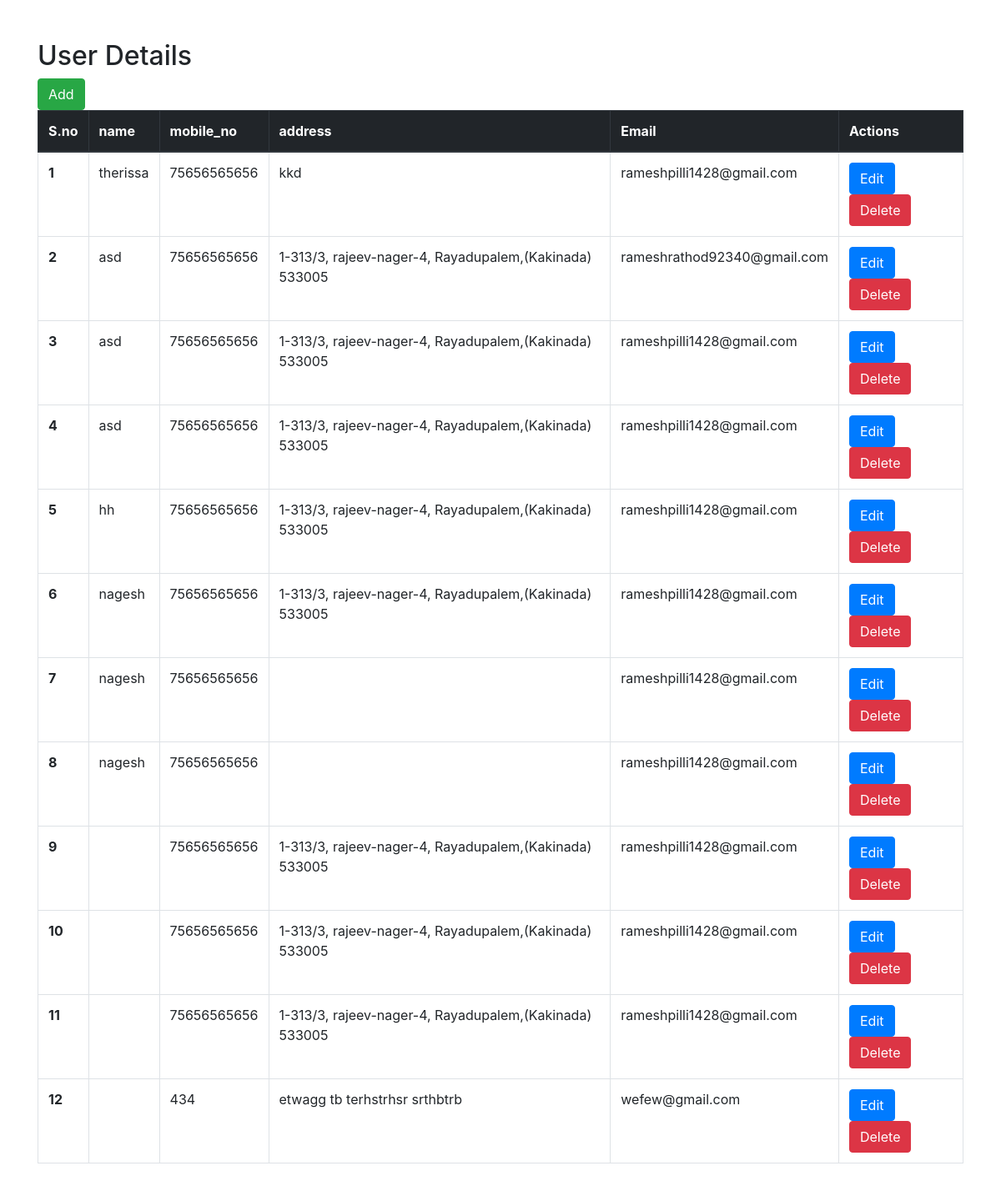
Page /userdata.php on the committed database.
### tables this page shows
CREATE TABLE `employees` (
  `id` int(55) NOT NULL,
  `name` varchar(255) NOT NULL,
  `mobile_no` varchar(255) NOT NULL,
  `address` varchar(555) DEFAULT NULL,
  `email` varchar(55) NOT NULL,
  `password` varchar(16) NOT NULL
);

### userdata.php (the view, shortened to what this page needs)
<?php
include "dbconnection.php";
$query = "SELECT * FROM employees";
$result = mysqli_query($connection, $query);
?>
<!DOCTYPE html>
<html lang="en">
<head>
    <link rel="stylesheet" href="https://cdnjs.cloudflare.com/ajax/libs/twitter-bootstrap/4.1.3/css/bootstrap.min.css">
</head>
<body>
<div class="container table-responsive py-5">
    <h2>User Details</h2>
    <a class="text-right btn btn-success" href="index.php">Add</a>
<table class="table table-bordered table-hover">
  <thead class="thead-dark">
    <tr>
      <th scope="col">S.no</th>
      <th scope="col">name</th>
      <th scope="col">mobile_no</th>
      <th scope="col">address</th>
      <th scope="col">Email</th>
      <th scope="col">Actions</th>
    </tr>
  </thead>
  <tbody>
    <?php $i=1; foreach( $result as $rows){
    ?>
    <tr>
      <th scope="row"><?php echo $i++; ?></th>
      <td><?php echo $rows["name"];  ?></td>
      <td><?php echo $rows["mobile_no"];  ?></td>
      <td><?php echo $rows["address"];  ?></td>
      <td><?php echo $rows["email"]; ?></td>
      <td><a class="btn btn-primary" href="edit.php?editbtn=<?php echo $rows['id']; ?>">Edit</a>
          <a class="btn btn-danger" href="delete.php?id=<?php echo $rows['id']; ?>">Delete</a></td>
    </tr>
    <?php  } ?>
  </tbody>
</table>
</div>
</body>
</html>

### rows in the picture
employees: name "therissa", mobile_no "75656565656", address "kkd", email "rameshpilli1428@gmail.com"
employees: name "asd", mobile_no "75656565656", address "1-313/3, rajeev-nager-4, Rayadupalem,(Kakinada) 533005", email "rameshrathod92340@gmail.com"
employees: name "asd", mobile_no "75656565656", address "1-313/3, rajeev-nager-4, Rayadupalem,(Kakinada) 533005", email "rameshpilli1428@gmail.com"
employees: name "asd", mobile_no "75656565656", address "1-313/3, rajeev-nager-4, Rayadupalem,(Kakinada) 533005", email "rameshpilli1428@gmail.com"
employees: name "hh", mobile_no "75656565656", address "1-313/3, rajeev-nager-4, Rayadupalem,(Kakinada) 533005", email "rameshpilli1428@gmail.com"
employees: name "nagesh", mobile_no "75656565656", address "1-313/3, rajeev-nager-4, Rayadupalem,(Kakinada) 533005", email "rameshpilli1428@gmail.com"
employees: name "nagesh", mobile_no "75656565656", email "rameshpilli1428@gmail.com"
employees: name "nagesh", mobile_no "75656565656", email "rameshpilli1428@gmail.com"
employees: mobile_no "75656565656", address "1-313/3, rajeev-nager-4, Rayadupalem,(Kakinada) 533005", email "rameshpilli1428@gmail.com"
employees: mobile_no "75656565656", address "1-313/3, rajeev-nager-4, Rayadupalem,(Kakinada) 533005", email "rameshpilli1428@gmail.com"
employees: mobile_no "75656565656", address "1-313/3, rajeev-nager-4, Rayadupalem,(Kakinada) 533005", email "rameshpilli1428@gmail.com"
employees: mobile_no "434", address "etwagg tb terhstrhsr srthbtrb", email "wefew@gmail.com"
